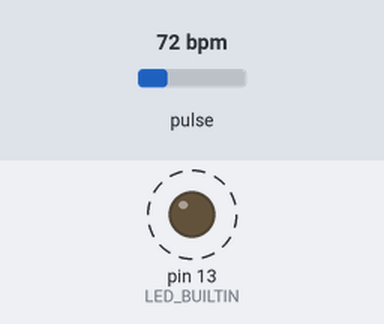
A sketch run on a simulated Arduino Uno, built with avr-gcc and run on an emulated ATmega328P. Parts: output pins drawn as LEDs (lit = HIGH). Dashed ring = blinking. The inputs (shaded band) are chosen by the test bench; at power-on: pulse 72 bpm. What the sketch prints to the serial monitor is not drawn.

Above: at 1.2 s.
1.3 s: pulse set to 42 bpm
At 3.5 s:
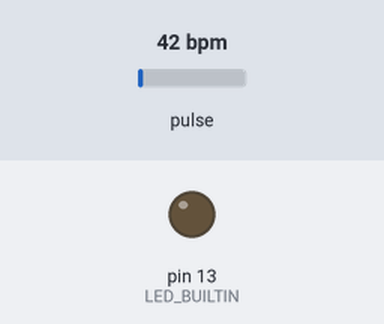
3.8 s: pulse set to 100 bpm
At 4.46 s:
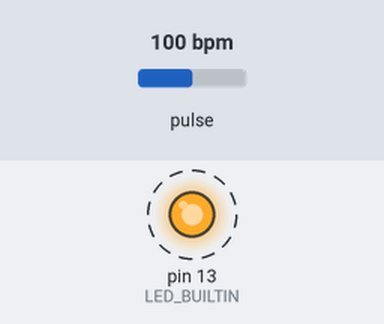
Timing chart, 0 to 12.8 s (numbered marks = the images above; inputs shaded):
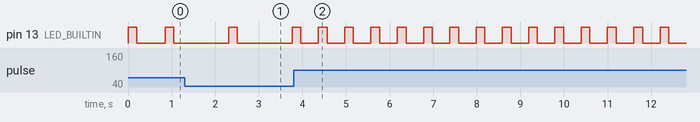

Measured:
- after the input at 3.8 s, pin 13 (LED_BUILTIN): alternates HIGH for 0.20 s and LOW for 0.40 s, starting after 0.57 s

The sketch:

pulsesensor.ino
```cpp
#include <PulseSensorPlayground.h>

const int PulseWire = A0;      // Pulse Sensor connected to A0
const int LED = LED_BUILTIN;   // Arduino onboard LED
int Threshold = 550;           // Threshold value

PulseSensorPlayground pulseSensor;

void setup() {
  Serial.begin(9600);

  pulseSensor.analogInput(PulseWire);
  pulseSensor.blinkOnPulse(LED);
  pulseSensor.setThreshold(Threshold);

  if (pulseSensor.begin()) {
    Serial.println("It's a Pulse Sensor!");
  }
}

void loop() {

  if (pulseSensor.sawStartOfBeat()) {

    int myBPM = pulseSensor.getBeatsPerMinute();

    Serial.println("♥ A HeartBeat Happened!");
    Serial.print("BPM: ");
    Serial.println(myBPM);
  }

  delay(50);
}
```
